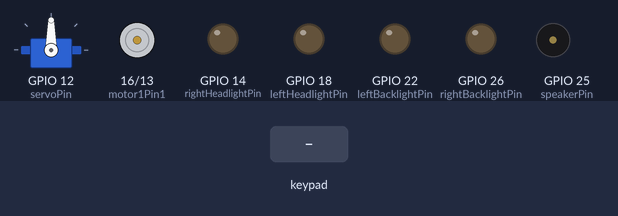
Simulated run of this sketch. Board: ESP32. Parts: servo, motor-driver pin pairs drawn as motors (green arrow = first pin HIGH = forward, orange = second pin HIGH = backward, longer = more drive), output pins drawn as LEDs (lit = HIGH), buzzer (waves = sounding, pin HIGH). Dashed ring = blinking. Inputs (shaded band) come from the test bench.

Above: at 1.2 s.
1.3 s: key '+' pressed
At 1.4 s:
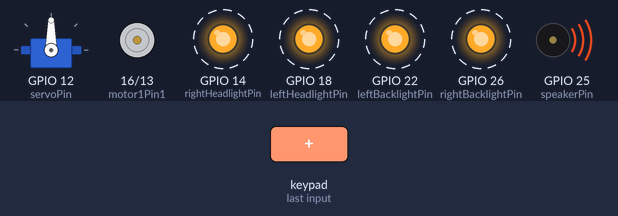
3.4 s: key 'U' pressed
At 3.65 s:
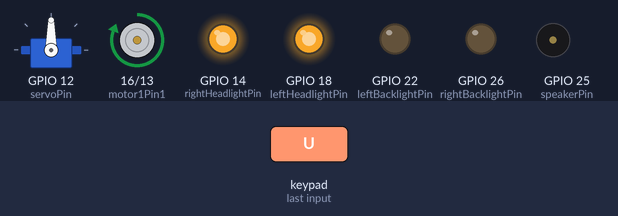
5.3 s: key 'D' pressed
At 5.55 s:
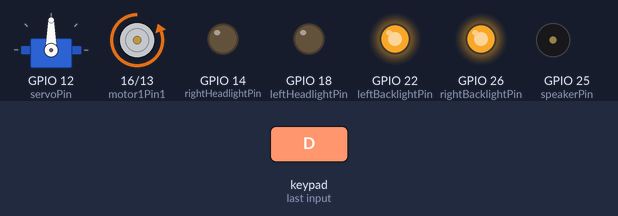
7.2 s: key 'L' pressed
At 8.4 s:
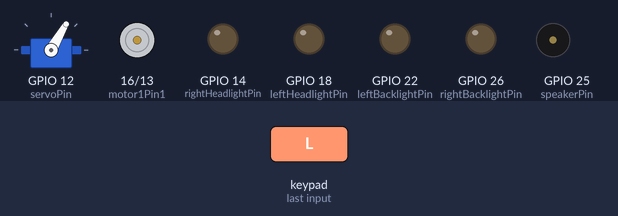
8.7 s: key 'R' pressed
At 9.5 s:
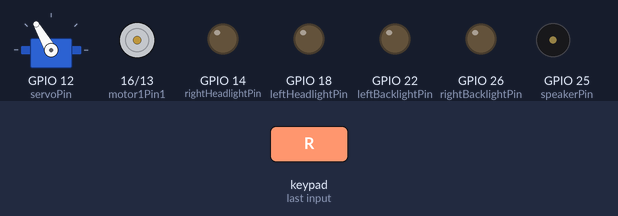
10.2 s: key 'O' pressed
At 10.44 s:
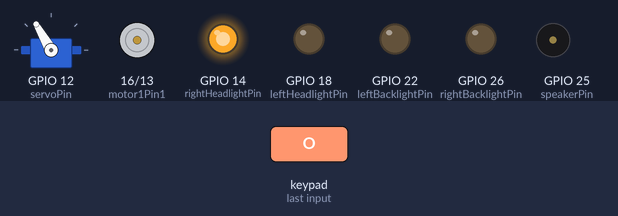
Timing chart, 0 to 13.1 s (numbered marks = the images above; inputs shaded):
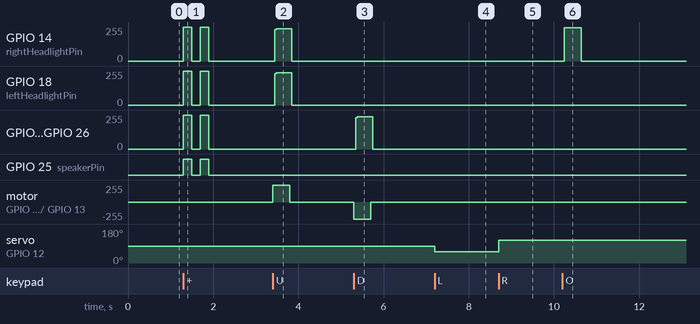

The sketch:

esp32_rc_car.ino
```cpp
#include <DabbleESP32.h>
#include <ESP32Servo.h>

// Motor pins
const int motor1Pin1 = 16;
const int motor1Pin2 = 13;

// LED pins
const int leftHeadlightPin = 18;
const int rightHeadlightPin = 14;
const int leftBacklightPin = 22;
const int rightBacklightPin = 26;

// Speaker pin
const int speakerPin = 25;

// Servo pin
const int servoPin = 12;

// Servo object
Servo steeringServo;
int servoPosition = 90;  // Default center position
bool leftPressedLast = false;
bool rightPressedLast = false;

// Turn signal logic
unsigned long previousBlinkTime = 0;
const int blinkInterval = 500;
bool blinkState = false;

// Car state
bool carOn = false;

// Direction change timing
unsigned long lastDirectionChangeTime = 0;
const unsigned long directionChangeDelay = 50;

// Function declarations
void flashLightsAndBeep(int times, int duration);
void flashLights(int times, int duration);
void stopMotors();
void turnOffLights();

void setup() {
  pinMode(motor1Pin1, OUTPUT);
  pinMode(motor1Pin2, OUTPUT);
  pinMode(leftHeadlightPin, OUTPUT);
  pinMode(rightHeadlightPin, OUTPUT);
  pinMode(leftBacklightPin, OUTPUT);
  pinMode(rightBacklightPin, OUTPUT);
  pinMode(speakerPin, OUTPUT);

  // Attach the servo
  steeringServo.attach(servoPin, 500, 2500);
  steeringServo.write(servoPosition);

  Dabble.begin("MyCarController");
}

void loop() {
  Dabble.processInput();  // Process GamePad input

  bool upPressed = GamePad.isUpPressed();
  bool downPressed = GamePad.isDownPressed();
  bool leftPressed = GamePad.isLeftPressed();
  bool rightPressed = GamePad.isRightPressed();
  bool trianglePressed = GamePad.isTrianglePressed();
  bool squarePressed = GamePad.isSquarePressed();
  bool circlePressed = GamePad.isCirclePressed();
  bool crossPressed = GamePad.isCrossPressed();
  bool startPressed = GamePad.isStartPressed();
  bool selectPressed = GamePad.isSelectPressed();

  // Handle car start
  if (startPressed && !carOn) {
    carOn = true;
    flashLightsAndBeep(2, 200);
  }

  // Handle car stop
  if (selectPressed && carOn) {
    carOn = false;
    flashLights(2, 200);
  }

  // If the car is off, skip the rest of the logic
  if (!carOn) {
    stopMotors();
    turnOffLights();
    return;
  }

  // Handle blinking logic
  unsigned long currentTime = millis();
  if (currentTime - previousBlinkTime >= blinkInterval) {
    previousBlinkTime = currentTime;
    blinkState = !blinkState;
  }

  // Hazard lights blinking logic
  if (trianglePressed) {
    digitalWrite(leftHeadlightPin, blinkState);
    digitalWrite(rightHeadlightPin, blinkState);
    digitalWrite(leftBacklightPin, blinkState);
    digitalWrite(rightBacklightPin, blinkState);
  } else {
    digitalWrite(leftHeadlightPin, LOW);
    digitalWrite(rightHeadlightPin, LOW);
    digitalWrite(leftBacklightPin, LOW);
    digitalWrite(rightBacklightPin, LOW);
  }

  // Left turn signal logic
  if (squarePressed) {
    digitalWrite(leftHeadlightPin, blinkState);
  } else if (!trianglePressed) {
    digitalWrite(leftHeadlightPin, LOW);
  }

  // Right turn signal logic
  if (circlePressed) {
    digitalWrite(rightHeadlightPin, blinkState);
  } else if (!trianglePressed) {
    digitalWrite(rightHeadlightPin, LOW);
  }

  // Prevent forward and backward from being active at the same time
  if (upPressed && downPressed) {
    digitalWrite(motor1Pin1, LOW);
    digitalWrite(motor1Pin2, LOW);
  } else if (upPressed) {
    if (millis() - lastDirectionChangeTime >= directionChangeDelay) {
      digitalWrite(motor1Pin1, HIGH);
      digitalWrite(motor1Pin2, LOW);
      lastDirectionChangeTime = millis();
    }
    digitalWrite(leftHeadlightPin, HIGH);
    digitalWrite(rightHeadlightPin, HIGH);
    digitalWrite(leftBacklightPin, LOW);
    digitalWrite(rightBacklightPin, LOW);
  } else if (downPressed) {
    if (millis() - lastDirectionChangeTime >= directionChangeDelay) {
      digitalWrite(motor1Pin1, LOW);
      digitalWrite(motor1Pin2, HIGH);
      lastDirectionChangeTime = millis();
    }
    digitalWrite(leftHeadlightPin, LOW);
    digitalWrite(rightHeadlightPin, LOW);
    digitalWrite(leftBacklightPin, HIGH);
    digitalWrite(rightBacklightPin, HIGH);
  } else {
    digitalWrite(motor1Pin1, LOW);
    digitalWrite(motor1Pin2, LOW);
  }

  // Toggle left steering
  if (leftPressed && !leftPressedLast) {
    if (servoPosition == 60) {
      servoPosition = 96;  // Reset to center + 6° to compensate for design issue
    } else {
      servoPosition = 60;  // Turn left
    }
    steeringServo.write(servoPosition);
  }
  leftPressedLast = leftPressed; // Update last state

  // Toggle right steering
  if (rightPressed && !rightPressedLast) {
    if (servoPosition == 120) {
      servoPosition = 90;  // Reset to center
    } else {
      servoPosition = 120;  // Turn right
    }
    steeringServo.write(servoPosition);
  }
  rightPressedLast = rightPressed; // Update last state

  // Speaker (car horn)
  if (crossPressed) {
    digitalWrite(speakerPin, HIGH);
  } else {
    digitalWrite(speakerPin, LOW);
  }
}

// Helper function to flash all lights and beep at the same time
void flashLightsAndBeep(int times, int duration) {
  for (int i = 0; i < times; i++) {
    digitalWrite(leftHeadlightPin, HIGH);
    digitalWrite(rightHeadlightPin, HIGH);
    digitalWrite(leftBacklightPin, HIGH);
    digitalWrite(rightBacklightPin, HIGH);
    digitalWrite(speakerPin, HIGH); // Beep sound
    delay(duration);
    digitalWrite(leftHeadlightPin, LOW);
    digitalWrite(rightHeadlightPin, LOW);
    digitalWrite(leftBacklightPin, LOW);
    digitalWrite(rightBacklightPin, LOW);
    digitalWrite(speakerPin, LOW); // Stop beep
    delay(duration);
  }
}

// Helper function to flash all lights
void flashLights(int times, int duration) {
  for (int i = 0; i < times; i++) {
    digitalWrite(leftHeadlightPin, HIGH);
    digitalWrite(rightHeadlightPin, HIGH);
    digitalWrite(leftBacklightPin, HIGH);
    digitalWrite(rightBacklightPin, HIGH);
    delay(duration);
    digitalWrite(leftHeadlightPin, LOW);
    digitalWrite(rightHeadlightPin, LOW);
    digitalWrite(leftBacklightPin, LOW);
    digitalWrite(rightBacklightPin, LOW);
    delay(duration);
  }
}

// Helper function to stop motors
void stopMotors() {
  digitalWrite(motor1Pin1, LOW);
  digitalWrite(motor1Pin2, LOW);
}

// Helper function to turn off lights
void turnOffLights() {
  digitalWrite(leftHeadlightPin, LOW);
  digitalWrite(rightHeadlightPin, LOW);
  digitalWrite(leftBacklightPin, LOW);
  digitalWrite(rightBacklightPin, LOW);
}
```

Measured:
- after the input at 1.3 s, GPIO 14 (rightHeadlightPin), GPIO 18 (leftHeadlightPin): alternates 255/255 for 0.20 s and 0/255 for 0.20 s, 4 changes in all, then stays 0/255, starting at once
- after the input at 3.4 s, GPIO 14 (rightHeadlightPin), GPIO 18 (leftHeadlightPin): 0/255 → 243/255 at once, → 0/255 0.40 s later; motor on GPIO 16 (motor1Pin1) / GPIO 13 (motor1Pin2): stopped → forward 255/255 at once, → stopped 0.40 s later
- after the input at 5.3 s, GPIO 22 (leftBacklightPin), GPIO 26 (rightBacklightPin): 0/255 → 243/255 at once, → 0/255 0.40 s later; motor on GPIO 16 (motor1Pin1) / GPIO 13 (motor1Pin2): stopped → backward 255/255 at once, → stopped 0.40 s later
- after the input at 7.2 s, servo on GPIO 12 (servoPin): 90° → 60° at once
- after the input at 8.7 s, servo on GPIO 12 (servoPin): 60° → 120° at once
- after the input at 10.2 s, GPIO 14 (rightHeadlightPin): 0/255 → 250/255 at once, → 0/255 0.40 s later
